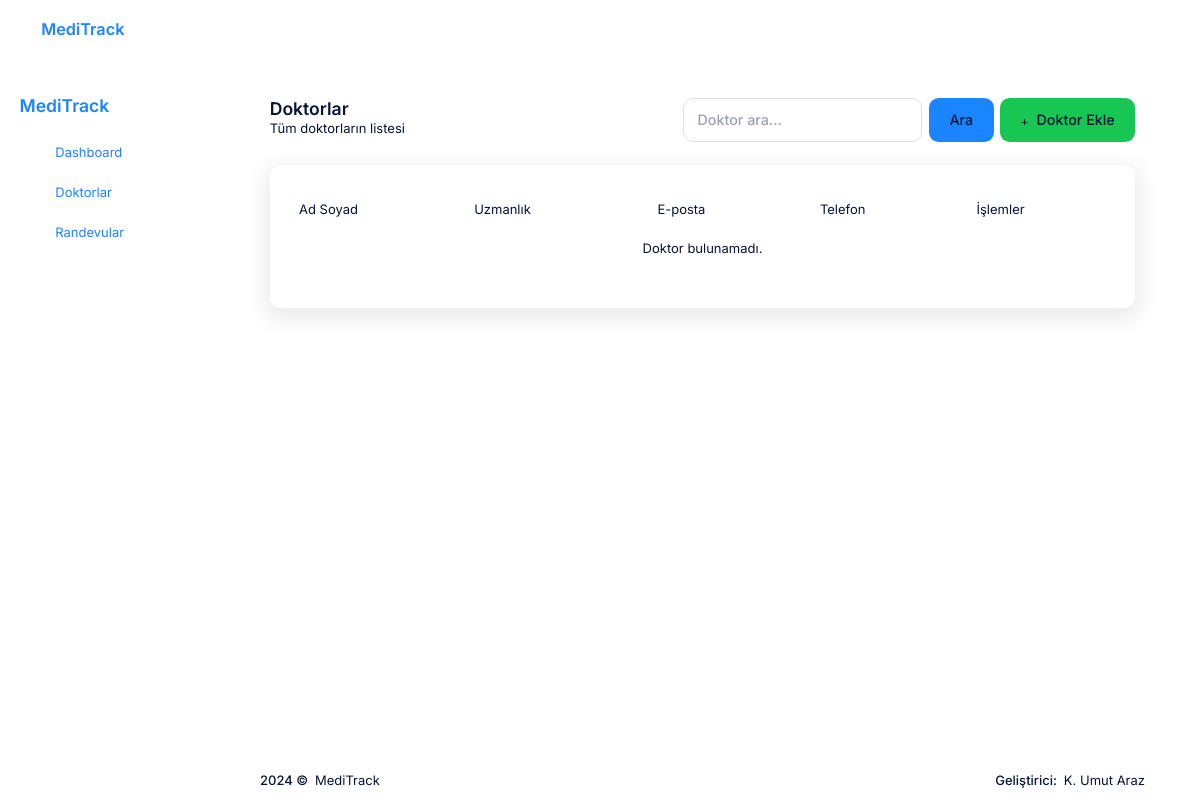
The page /core/doctors/ (signed in) on the database as committed earlier.
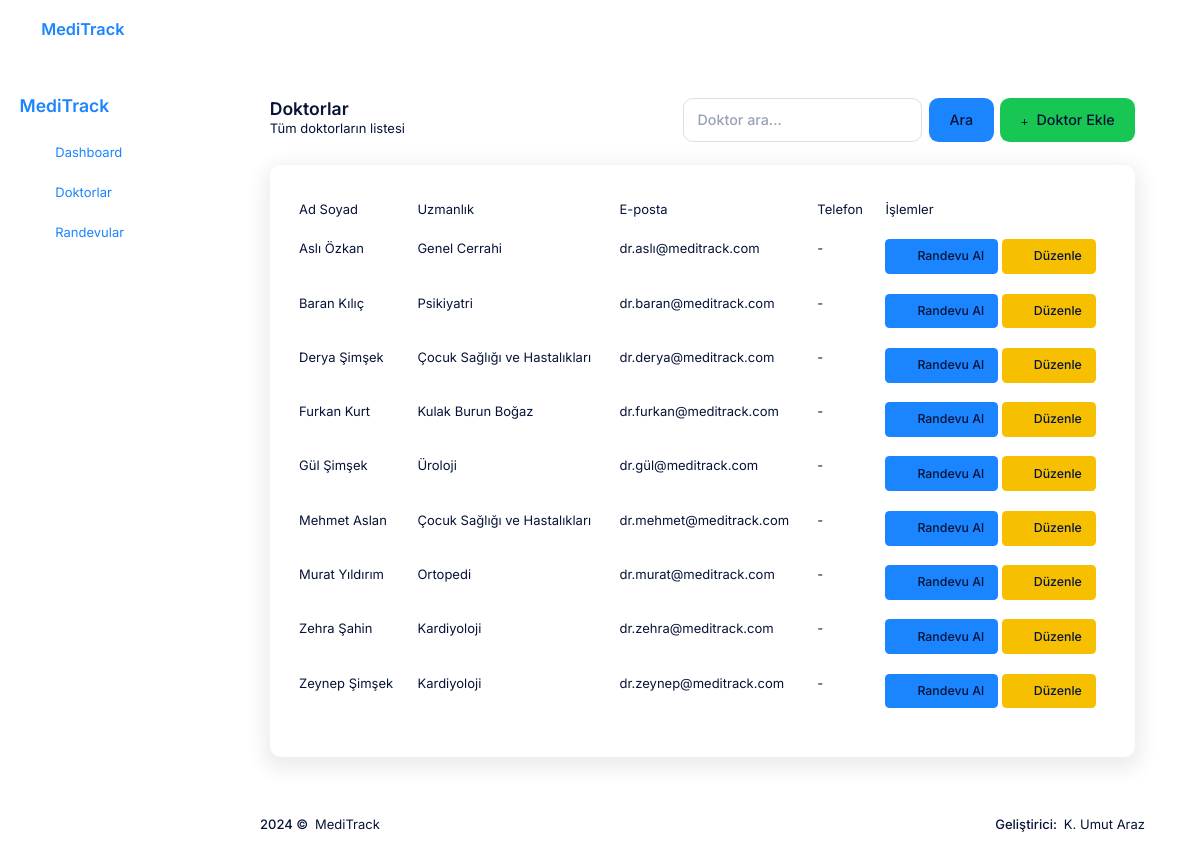
The same page on the database as committed later.
### users/models.py (models this page shows, shortened)
class User(AbstractUser):
    USER_TYPE_CHOICES = [
        ('patient', _('Hasta')),
        ('doctor', _('Doktor')),
        ('receptionist', _('Resepsiyonist')),
        ('admin', _('Admin')),
    ]
    user_type = models.CharField(
        max_length=20,
        choices=USER_TYPE_CHOICES,
        default='patient',
        verbose_name=_('Kullanıcı Tipi')
    )
    specialization = models.CharField(
        max_length=100,
        blank=True,
        null=True,
        verbose_name=_('Uzmanlık Alanı')
    )
    date_of_birth = models.DateField(
        blank=True,
        null=True,
        verbose_name=_('Doğum Tarihi')
    )
    phone_number = models.CharField(
        max_length=20,
        blank=True,
        null=True,
        verbose_name=_('Telefon Numarası')
    )
    address = models.TextField(
        blank=True,
        null=True,
        verbose_name=_('Adres')
    )
    blood_type = models.CharField(
        max_length=10,
        blank=True,
        null=True,
        verbose_name=_('Kan Grubu')
    )
    def is_patient(self):
        return self.user_type == 'patient'
    def is_doctor(self):
        return self.user_type == 'doctor'
    def is_receptionist(self):
        return self.user_type == 'receptionist'
    def is_admin_user(self):
        return self.user_type == 'admin'
    class Meta:
        verbose_name = _('Kullanıcı')
        verbose_name_plural = _('Kullanıcılar')

### core/views.py (the view)
# urls.py: path('doctors/', views.DoctorListView.as_view(), name='doctor-list'),
class DoctorListView(LoginRequiredMixin, ListView):
    model = User
    template_name = 'core/doctor_list.html'
    context_object_name = 'doctors'
    def get_queryset(self):
        queryset = User.objects.filter(user_type='doctor')
        search = self.request.GET.get('search')
        if search:
            queryset = queryset.filter(
                Q(first_name__icontains=search) |
                Q(last_name__icontains=search) |
                Q(specialization__icontains=search)
            )
        return queryset.order_by('first_name', 'last_name')

### Templates/core/doctor_list.html (shortened to what this page needs)
{% extends 'core/base.html' %}
{% load static %}
{% block content %}
<div class="container py-4">
    <div class="row mb-4">
        <div class="col">
            <h1 class="h3 mb-0">Doktorlar</h1>
            <p class="text-muted">Tüm doktorların listesi</p>
        </div>
        <div class="col-auto">
            <div class="d-flex">
                <form method="get" class="d-flex me-2">
                    <input type="text" name="search" class="form-control me-2" placeholder="Doktor ara..." value="{{ request.GET.search }}">
                    <button type="submit" class="btn btn-primary">Ara</button>
                </form>
                {% if user.is_admin_user or user.is_superuser %}
                <a href="{% url 'doctor-create' %}" class="btn btn-success">
                    <i class="fas fa-plus"></i> Doktor Ekle
                </a>
                {% endif %}
            </div>
        </div>
    </div>
    <div class="card shadow">
        <div class="card-body">
            <div class="table-responsive">
                <table class="table table-hover">
                    <thead>
                        <tr>
                            <th>Ad Soyad</th>
                            <th>Uzmanlık</th>
                            <th>E-posta</th>
                            <th>Telefon</th>
                            <th>İşlemler</th>
                        </tr>
                    </thead>
                    <tbody>
                        {% if doctors %}
                            {% for doctor in doctors %}
                                <tr>
                                    <td>{{ doctor.get_full_name }}</td>
                                    <td>{{ doctor.specialization|default:"-" }}</td>
                                    <td>{{ doctor.email }}</td>
                                    <td>{{ doctor.phone|default:"-" }}</td>
                                    <td>
                                        {% if user.is_patient or user.is_receptionist %}
                                            <a href="{% url 'appointment-create' %}?doctor={{ doctor.id }}" class="btn btn-sm btn-primary">
                                                <i class="fas fa-calendar-plus"></i> Randevu Al
                                            </a>
                                        {% endif %}
                                        {% if user.is_admin_user or user.is_superuser %}
                                            <a href="{% url 'doctor-update' doctor.id %}" class="btn btn-sm btn-warning">
                                                <i class="fas fa-edit"></i> Düzenle
                                            </a>
                                        {% endif %}
                                    </td>
                                </tr>
                            {% endfor %}
                        {% else %}
                            <tr>
                                <td colspan="5" class="text-center">Doktor bulunamadı.</td>
                            </tr>
                        {% endif %}
                    </tbody>
                </table>
            </div>
        </div>
    </div>
</div>
{% endblock %}

### Templates/core/base.html (shortened to what this page needs)
<!DOCTYPE html>
<html lang="tr">
<head>
    <link href="https://cdn.jsdelivr.net/npm/bootstrap@5.3.0/dist/css/bootstrap.min.css" rel="stylesheet">
    {% load static %}
    <link href="{% static 'assets/plugins/global/plugins.bundle.css' %}" rel="stylesheet" type="text/css" />
    <link href="{% static 'assets/css/style.bundle.css' %}" rel="stylesheet" type="text/css" />
</head>
<body id="kt_app_body" data-kt-app-header-fixed="true" data-kt-app-header-fixed-mobile="true"
      data-kt-app-sidebar-enabled="true" data-kt-app-sidebar-fixed="true" data-kt-app-sidebar-hoverable="true"
      data-kt-app-sidebar-push-toolbar="true" data-kt-app-sidebar-push-footer="true" data-kt-app-toolbar-enabled="true"
      class="app-default">
    <div class="d-flex flex-column flex-root app-root" id="kt_app_root">
        <div class="app-page flex-column flex-column-fluid" id="kt_app_page">
            <div id="kt_app_header" class="app-header d-flex flex-column flex-stack">
                <div class="d-flex align-items-center flex-grow-1">
                    <div class="app-header-logo d-flex align-items-center ps-lg-5" id="kt_app_header_logo">
                        <div id="kt_app_sidebar_toggle" class="app-sidebar-toggle btn btn-sm btn-icon bg-body btn-color-gray-500 btn-active-color-primary w-25px h-25px ms-n2 me-2 d-none d-lg-flex">
                            <i class="ki-outline ki-abstract-14 fs-4"></i>
                        </div>
                        <a href="{% url 'home' %}" class="app-sidebar-logo me-5">
                            <h3 class="text-primary m-0 fs-4">MediTrack</h3>
                        </a>
                    </div>
                    <div class="app-navbar flex-grow-1 justify-content-end" id="kt_app_header_navbar">
                        {% if user.is_authenticated %}
                        <div class="app-navbar-item ms-1 ms-lg-3">
                            <div class="btn btn-icon btn-custom btn-active-color-primary w-30px h-30px" data-kt-menu-trigger="{default: 'click', lg: 'hover'}" data-kt-menu-attach="parent" data-kt-menu-placement="bottom-end">
                                <i class="ki-outline ki-user fs-2"></i>
                            </div>
                        </div>
                        {% else %}
                        <div class="app-navbar-item ms-1 ms-lg-3">
                            <a href="{% url 'login' %}" class="btn btn-sm btn-primary">Giriş Yap</a>
                        </div>
                        {% endif %}
                    </div>
                </div>
            </div>
            <div id="kt_app_sidebar" class="app-sidebar flex-column" data-kt-drawer="true" data-kt-drawer-name="app-sidebar" data-kt-drawer-activate="{default: true, lg: false}" data-kt-drawer-overlay="true" data-kt-drawer-width="225px" data-kt-drawer-direction="start" data-kt-drawer-toggle="#kt_app_sidebar_mobile_toggle">
                <div class="app-sidebar-logo px-6" id="kt_app_sidebar_logo">
                    <a href="{% url 'home' %}">
                        <h3 class="text-primary m-0">MediTrack</h3>
                    </a>
                </div>
                <div class="app-sidebar-menu overflow-hidden flex-column-fluid">
                    <div id="kt_app_sidebar_menu_wrapper" class="app-sidebar-wrapper hover-scroll-overlay-y my-5" data-kt-scroll="true">
                        <div class="menu menu-column menu-rounded menu-sub-indention px-3" id="#kt_app_sidebar_menu">
                            <div class="menu-item">
                                <a class="menu-link" href="{% url 'dashboard' %}">
                                    <span class="menu-icon">
                                        <i class="ki-outline ki-home-2 fs-2"></i>
                                    </span>
                                    <span class="menu-title">Dashboard</span>
                                </a>
                            </div>
                            {% if user.is_authenticated %}
                                <div class="menu-item">
                                    <a class="menu-link" href="{% url 'doctor-list' %}">
                                        <span class="menu-icon">
                                            <i class="ki-outline ki-abstract-26 fs-2"></i>
                                        </span>
                                        <span class="menu-title">Doktorlar</span>
                                    </a>
                                </div>
                                <div class="menu-item">
                                    <a class="menu-link" href="{% url 'appointment-list' %}">
                                        <span class="menu-icon">
                                            <i class="ki-outline ki-calendar fs-2"></i>
                                        </span>
                                        <span class="menu-title">Randevular</span>
                                    </a>
                                </div>
                            {% endif %}
                        </div>
                    </div>
                </div>
            </div>
            <div class="app-main flex-column flex-row-fluid" id="kt_app_main">
                <div class="d-flex flex-column flex-column-fluid">
                    <div id="kt_app_content" class="app-content flex-column-fluid">
                        <div id="kt_app_content_container" class="app-container container-fluid">
                            {% block content %}{% endblock %}
                        </div>
                    </div>
                    <div id="kt_app_footer" class="app-footer">
                        <div class="app-container container-fluid d-flex flex-column flex-md-row flex-center flex-md-stack py-3">
                            <div class="text-gray-900 order-2 order-md-1">
                                <span class="text-muted fw-semibold me-1">2024 &copy;</span>
                                <a href="{% url 'home' %}" class="text-gray-800 text-hover-primary">MediTrack</a>
                            </div>
                            <div class="text-gray-900 order-1 order-md-2">
                                <span class="text-muted fw-semibold">Geliştirici:</span>
                                <span class="text-gray-800 text-hover-primary ms-1">K. Umut Araz</span>
                            </div>
                        </div>
                    </div>
                </div>
            </div>
        </div>
    </div>
</body>
</html>

### Templates/core/base.html (style rules this page uses)
#kt_app_sidebar { z-index: 100; position: fixed; top: 0; left: 0; bottom: 0; width: 225px; }
#kt_app_main { padding-left: 225px; padding-top: 60px; }
.app-header { height: 60px !important; min-height: 60px !important; }
.app-header .app-header-logo, .app-header .app-navbar { height: 60px !important; }

Rows that differ between the two databases and show on the page:
added User: get_full_name "Aslı Özkan", specialization "Genel Cerrahi", email "dr.aslı@meditrack.com", phone "-"
added User: get_full_name "Baran Kılıç", specialization "Psikiyatri", email "dr.baran@meditrack.com", phone "-"
added User: get_full_name "Derya Şimşek", specialization "Çocuk Sağlığı ve Hastalıkları", email "dr.derya@meditrack.com", phone "-"
added User: get_full_name "Furkan Kurt", specialization "Kulak Burun Boğaz", email "dr.furkan@meditrack.com", phone "-"
added User: get_full_name "Gül Şimşek", specialization "Üroloji", email "dr.gül@meditrack.com", phone "-"
added User: get_full_name "Mehmet Aslan", specialization "Çocuk Sağlığı ve Hastalıkları", email "dr.mehmet@meditrack.com", phone "-"
added User: get_full_name "Murat Yıldırım", specialization "Ortopedi", email "dr.murat@meditrack.com", phone "-"
added User: get_full_name "Zehra Şahin", specialization "Kardiyoloji", email "dr.zehra@meditrack.com", phone "-"
added User: get_full_name "Zeynep Şimşek", specialization "Kardiyoloji", email "dr.zeynep@meditrack.com", phone "-"
Other text that changed with them:
text no longer shown: "Doktor bulunamadı."
